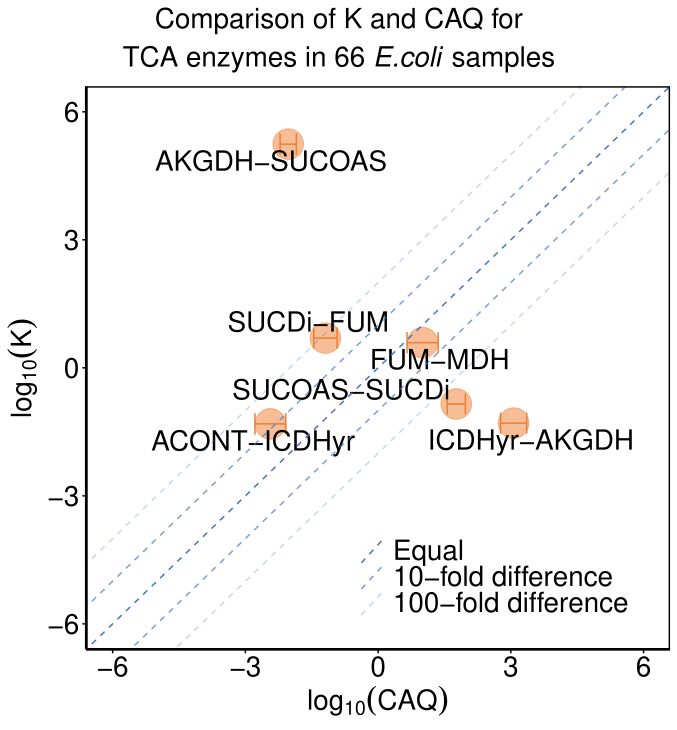

Source code (R):
library(ggplot2)
library(ggrepel)
library(dplyr)
library(tidyr)
vector <- c(-1.31374165,
            -1.295889342,
            5.242149558,
            -0.847133597,
            0.69635079,
            0.590006899
)#(log(K,10))
dir <- "-path to folder-/figures_and_source_data"
file <- paste0(dir, "/figure 7/eco_TCA.csv")
data1 <- read.csv(file,header=TRUE)
data1 <- log(data1,10)
data <- data1 %>%
  rowwise() %>%
  summarise(
    mean = mean(c_across(everything())),  
    sd = sd(c_across(everything()))     
  )
data<-as.data.frame(data)
data$K <- vector
data$pair <- c("ACONT-ICDHyr", "ICDHyr-AKGDH", "AKGDH-SUCOAS", "SUCOAS-SUCDi", "SUCDi-FUM", "FUM-MDH")

line_df <- data.frame(
  intercept = c(0, 1, -1, 2, -2),
  level = factor(
    c(
      "Equal",
      "10-fold difference",
      "10-fold difference",
      "100-fold difference",
      "100-fold difference"
    ),
    levels = c(
      "Equal",
      "10-fold difference",
      "100-fold difference"
    )
  )
)

p<-ggplot(data) + 
  geom_point(aes(y = K, x = mean), size = 10, alpha = 0.5, color = "#ED7D31") +  
  geom_errorbarh(aes(xmin = mean - sd, xmax = mean + sd, y = K), height = 0.5, color = "#ED7D31") +
  geom_text_repel(
    data = data,
    aes(label = pair), size = 7, y = data$K, x = data$mean
  ) +
  geom_abline(
    data = line_df,
    aes(slope = 1, intercept = intercept, alpha = level),
    linetype = "dashed",
    color = "#4472C4"
  ) +
  scale_alpha_manual(
    name = "",
    values = c(
      "Equal" = 1,
      "10-fold difference" = 0.7,
      "100-fold difference" = 0.3
    )
  ) +
  guides(alpha = guide_legend(
    override.aes = list(linetype = "dashed", color = "#4472C4")
  )) +
  labs(
    title = expression(
      atop(
        "Comparison of K and CAQ for" ,
        "TCA enzymes in 66 "* italic("E.coli")*" samples"
      )
    ),
    x = expression(log[10]* (CAQ)),  
    y = expression(log[10] *(K)),
    col = "method"
  ) +
  theme(
    axis.text.x = element_text(size = 20,colour = "black"),  
    axis.title.x = element_text(size = 20,colour = "black"),  
    axis.text.y = element_text(size = 20,colour = "black"),  
    axis.title = element_text(size = 20,colour = "black"),  
    axis.ticks = element_line(colour = "black"),
    axis.line = element_line(colour = "black", linewidth = 0.8),
    plot.title = element_text(size = 20, hjust = 0.5, vjust = 1), 
    plot.title.position = "plot",  
    panel.grid = element_blank(),  
    panel.background = element_rect(fill = "white", color = NA),  
    panel.border = element_rect(color = "black", fill = NA, size = 1),  
    legend.position = c(0.7, 0.15), 
    legend.background = element_rect(fill = "white", color = NA), 
    legend.text = element_text(size = 20)
  ) +
  xlim(-6, 6) +
  ylim(-6, 6)


ggsave(paste0(dir,"/ecoTCA/","ecoTCA.pdf"), p, width = 650/96, height = 700/96, units = "in", device = "pdf")
